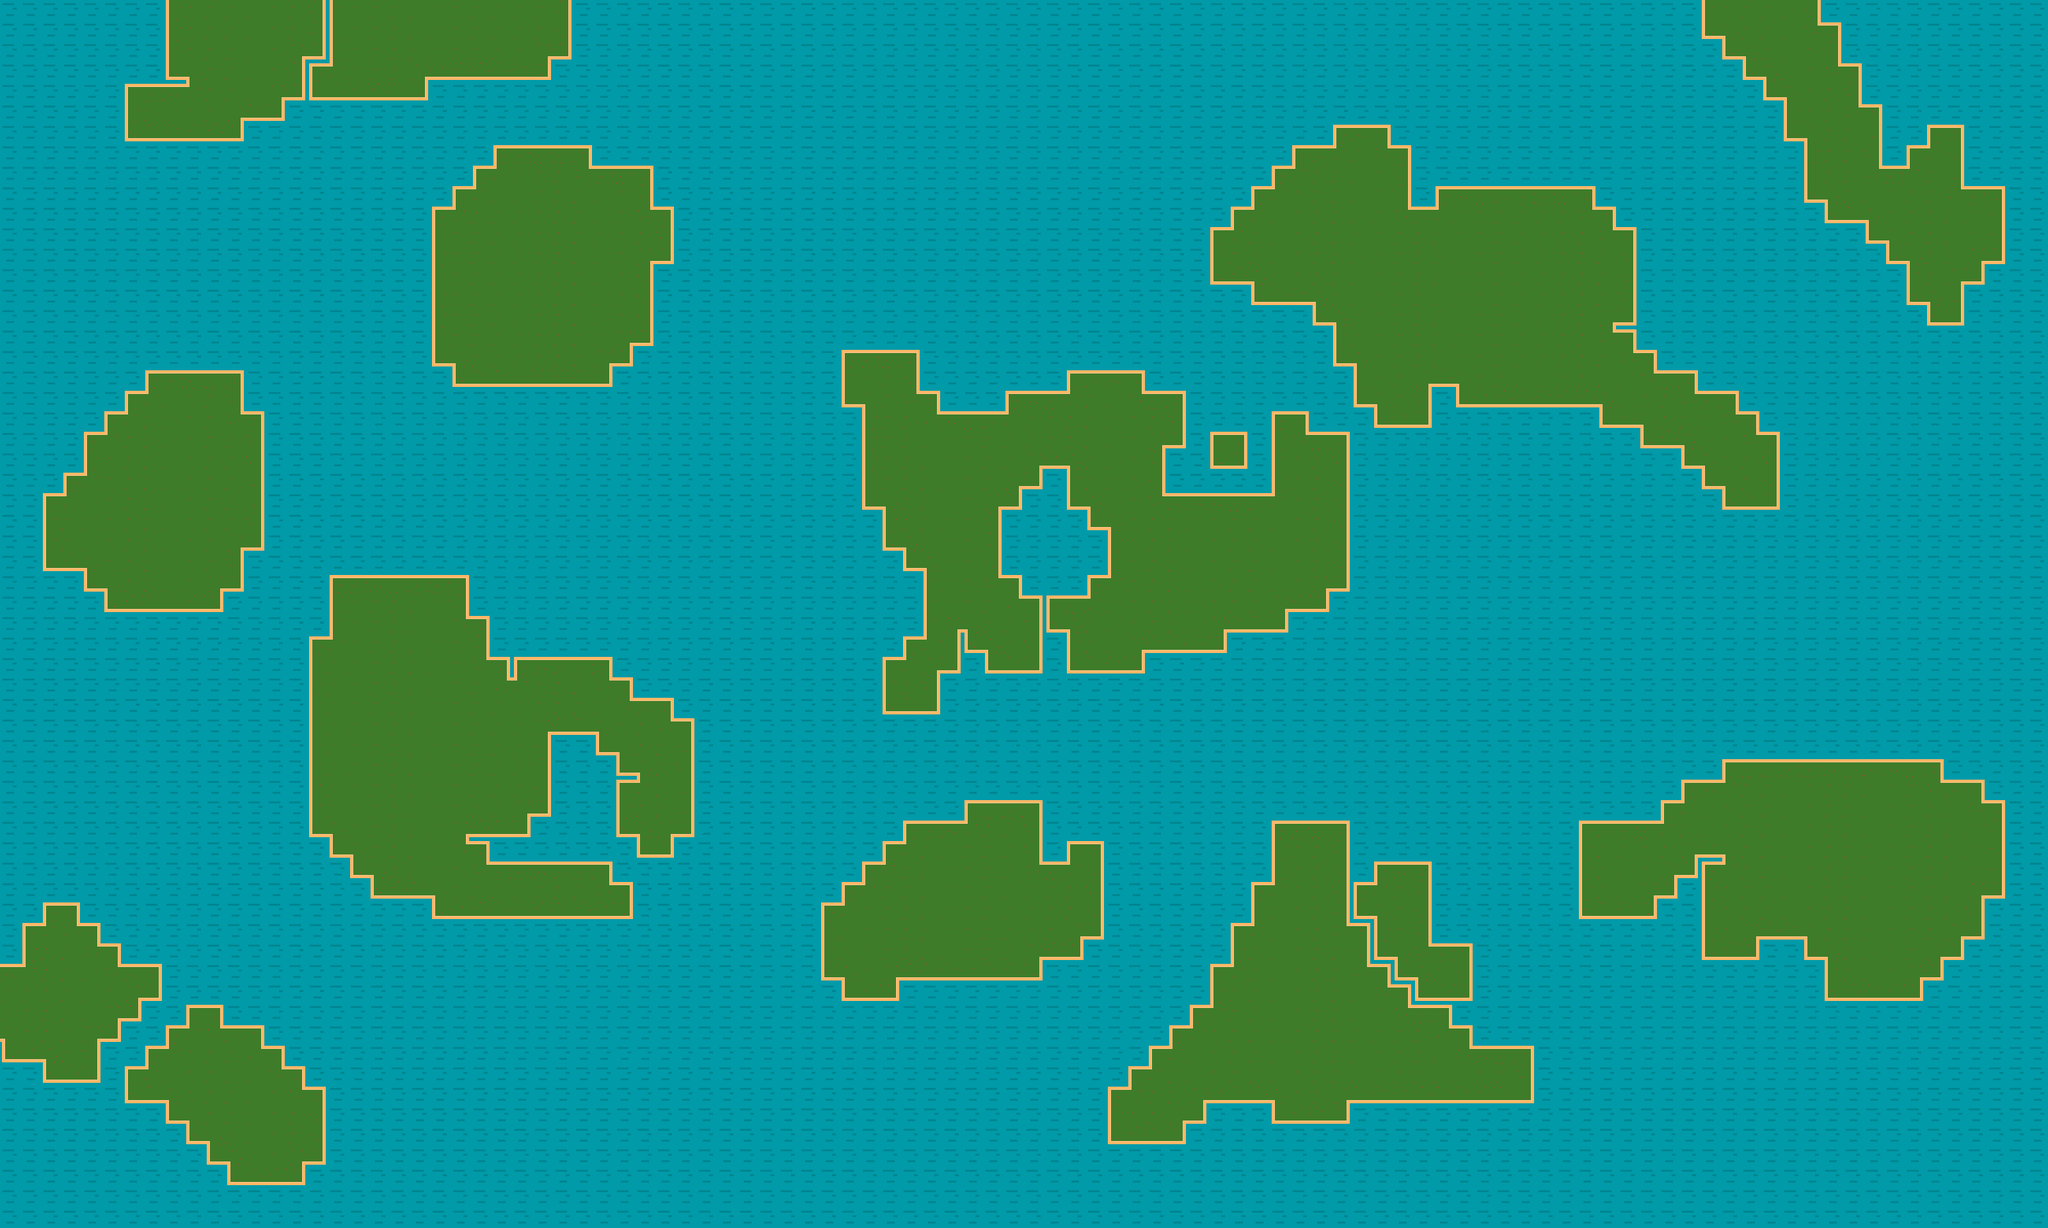

Below is a game level as drawn by its tile map, then a one-line description and the .tmx that defines it (tile-layer data replaced by summaries):
An orthogonal 100x60 tile map with 32x32 px tiles, 1 tile layer (Layer0).

<map version="1.0" orientation="orthogonal" renderorder="right-down" width="100" height="60" tilewidth="32" tileheight="32" nextobjectid="1">
 <tileset firstgid="1" name="tiles" tilewidth="32" tileheight="32" tilecount="18">
  <image source="tiles.png" width="192" height="96" />
  <terraintypes>
   <terrain name="Land" tile="-1" />
   <terrain name="Sea" tile="-1" />
  </terraintypes>
  <tile id="0" terrain="1,1,1,0" />
  <tile id="1" terrain="1,1,0,0" />
  <tile id="2" terrain="1,1,0,1" />
  <tile id="3" terrain="0,0,0,1" />
  <tile id="4" terrain="0,0,1,1" />
  <tile id="5" terrain="0,0,1,0" />
  <tile id="6" terrain="1,0,1,0" />
  <tile id="7" terrain="0,0,0,0" />
  <tile id="8" terrain="0,1,0,1" />
  <tile id="9" terrain="0,1,0,1" />
  <tile id="10" terrain="1,1,1,1" />
  <tile id="11" terrain="1,0,1,0" />
  <tile id="12" terrain="1,0,1,1" />
  <tile id="13" terrain="0,0,1,1" />
  <tile id="14" terrain="0,1,1,1" />
  <tile id="15" terrain="0,1,0,0" />
  <tile id="16" terrain="1,1,0,0" />
  <tile id="17" terrain="1,0,0,0" />
 </tileset>
 <layer name="Layer0" width="100" height="60">
  <data>[6000 cells, 6000 non-empty, 18 distinct tile ids]</data>
 </layer>
</map>
